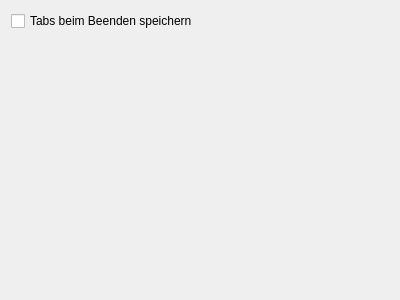
<?xml version="1.0" encoding="UTF-8"?>
<ui version="4.0">
 <class>TabbedPlaylistSettingsWidget</class>
 <widget class="QWidget" name="TabbedPlaylistSettingsWidget">
  <property name="geometry">
   <rect>
    <x>0</x>
    <y>0</y>
    <width>400</width>
    <height>300</height>
   </rect>
  </property>
  <property name="windowTitle">
   <string>Form</string>
  </property>
  <layout class="QVBoxLayout" name="verticalLayout">
   <item>
    <widget class="QCheckBox" name="checkSaveTabsOnClose">
     <property name="text">
      <string>Tabs beim Beenden speichern</string>
     </property>
    </widget>
   </item>
   <item>
    <spacer name="verticalSpacer">
     <property name="orientation">
      <enum>Qt::Vertical</enum>
     </property>
     <property name="sizeHint" stdset="0">
      <size>
       <width>20</width>
       <height>40</height>
      </size>
     </property>
    </spacer>
   </item>
  </layout>
 </widget>
 <resources/>
 <connections/>
</ui>
